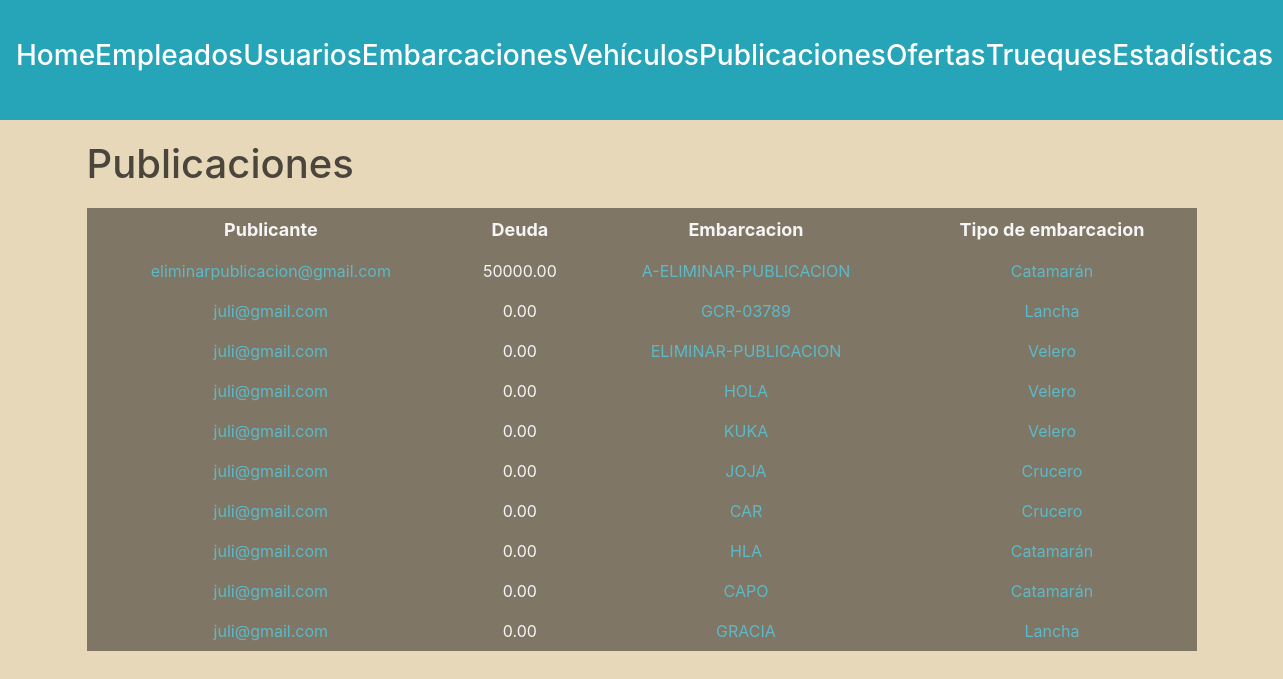
Page /administracion/publicaciones/ (signed in) on the committed database.
### publicaciones/models.py (models this page shows)
class Publicacion(models.Model):
    monto = models.DecimalField(max_digits=15, decimal_places=2, default=0)
    autor = models.ForeignKey(Usuario, on_delete=models.SET_NULL, null=True)
    embarcacion = models.OneToOneField(Embarcacion, on_delete=models.SET_NULL, null=True)
    descripcion = models.CharField(max_length=250)
    oculta = models.BooleanField(default=False)

### usuarios/models.py (models this page shows, shortened)
class Usuario(AbstractBaseUser, PermissionsMixin):
    nombre = models.CharField(max_length=50)
    apellido = models.CharField(max_length=50)
    fecha_nacimiento = models.DateField()
    telefono = models.CharField(max_length=13)
    mail = models.EmailField(max_length=50, unique=True)
    password = models.CharField(max_length=128)
    is_staff= models.BooleanField(default=False)
    is_blocked= models.BooleanField(default=False)
    USERNAME_FIELD = 'mail'
    REQUIRED_FIELDS = ['nombre', 'apellido', 'fecha_nacimiento', 'telefono']

### embarcaciones/models.py (models this page shows)
class Embarcacion(models.Model):
    matricula = models.CharField(max_length=100, unique=True)
    modelo = models.CharField(max_length=100)
    tipo = models.ForeignKey(TipoEmbarcacion, on_delete=models.SET_NULL, null=True)
    m_eslora = models.DecimalField(max_digits=5, decimal_places=2)
    m_manga = models.DecimalField(max_digits=5, decimal_places=2)
    m_calado = models.DecimalField(max_digits=5, decimal_places=2)
    motor = models.BooleanField(default=False)
    deuda = models.DecimalField(max_digits=10, decimal_places=2, default=0)
    sede = models.ForeignKey(Sede, on_delete=models.SET_NULL, null=True)
    dueño = models.ForeignKey(Usuario, on_delete=models.CASCADE)

class TipoEmbarcacion(models.Model):
    clase= models.CharField(max_length=50, unique=True)

### administrador/views.py (the view)
# urls.py: path('administracion/publicaciones/', views.listar_publicaciones, name='lista publicaciones'),
@login_required(login_url=reverse_lazy('home'))
def listar_publicaciones(request):
    user = request.user
    if not user.is_superuser:
        return redirect('home')
    publicaciones = Publicacion.objects.exclude(oculta = True)
    return render(request, 'posts.html', {'publicaciones': publicaciones})

### autenticacion/backend.py (called while the page is built)
    def get_user(self, user_id):
        UserModel = get_user_model()
        try:
            return UserModel.objects.get(pk=user_id)
        except UserModel.DoesNotExist:
            return None

### administrador/templates/posts.html (shortened to what this page needs)
{% extends 'layouts/navbar.html' %}
{% block content %}
<div class="header">
    <h1>Publicaciones</h1>
</div>
{% if publicaciones %}
    <table>
        <thead>
            <tr>
                <th>Publicante</th>
                <th>Deuda</th>
                <th>Embarcacion</th>
                <th>Tipo de embarcacion</th>
            </tr>
        </thead>
        <tbody>
            {% for publicacion in publicaciones %}
                <tr>
                    <td>
                        <a href="{% url 'ver perfil' publicacion.autor.id %}">{{ publicacion.autor.mail }}</a>
                    </td>
                    <td>{{ publicacion.monto }}</td>
                    <td>
                        <a href="{% url 'ver detalle embarcacion' publicacion.embarcacion_id 0%}">{{ publicacion.embarcacion.matricula }}</a>
                    </td>
                    <td>
                        <a href="{% url 'ver detalle publicacion' publicacion.id 0 %}">{{ publicacion.embarcacion.tipo.clase }}</a>
                    </td>
                </tr>
            {% endfor %}
        </tbody>
    </table>
{% else %}
    <h3>No existen publicaciones en la plataforma.</h3>
{% endif %}
{% endblock %}

### administrador/static/styles/main.css (style rules this page uses)
:root { --azul1: #6785b4; --azul2: #26a5b9; --azul3: #a9cecf; --gris: #c4c4be8c; --arena: #c8baa0; }
body { background: #e8d8ba !important; color: #fff; font-family: arial; margin: 0; }
.header { display: flex; justify-content: space-between; align-items: center; margin-bottom: 20px; }
.header h1 { color: #4b463d; margin: 0; }
table { width: 100%; background: #807666; color: whitesmoke; padding: 10px; margin-bottom: 2px; }
table thead th { font-size: 18px; }
table tbody td { font-size: 16px; }
table th, table td { padding: 8px; text-align: center; }
a:link, a:visited { color: #5cb9c7; font-size: 16px; }

### rows in the picture
Publicacion: autor.mail "eliminarpublicacion@gmail.com", monto "50000.00", embarcacion.matricula "A-ELIMINAR-PUBLICACION", embarcacion.tipo.clase "Catamarán"
Publicacion: autor.mail "juli@gmail.com", monto "0.00", embarcacion.matricula "GCR-03789", embarcacion.tipo.clase "Lancha"
Publicacion: autor.mail "juli@gmail.com", monto "0.00", embarcacion.matricula "ELIMINAR-PUBLICACION", embarcacion.tipo.clase "Velero"
Publicacion: autor.mail "juli@gmail.com", monto "0.00", embarcacion.matricula "HOLA", embarcacion.tipo.clase "Velero"
Publicacion: autor.mail "juli@gmail.com", monto "0.00", embarcacion.matricula "KUKA", embarcacion.tipo.clase "Velero"
Publicacion: autor.mail "juli@gmail.com", monto "0.00", embarcacion.matricula "JOJA", embarcacion.tipo.clase "Crucero"
Publicacion: autor.mail "juli@gmail.com", monto "0.00", embarcacion.matricula "CAR", embarcacion.tipo.clase "Crucero"
Publicacion: autor.mail "juli@gmail.com", monto "0.00", embarcacion.matricula "HLA", embarcacion.tipo.clase "Catamarán"
Publicacion: autor.mail "juli@gmail.com", monto "0.00", embarcacion.matricula "CAPO", embarcacion.tipo.clase "Catamarán"
Publicacion: autor.mail "juli@gmail.com", monto "0.00", embarcacion.matricula "GRACIA", embarcacion.tipo.clase "Lancha"
